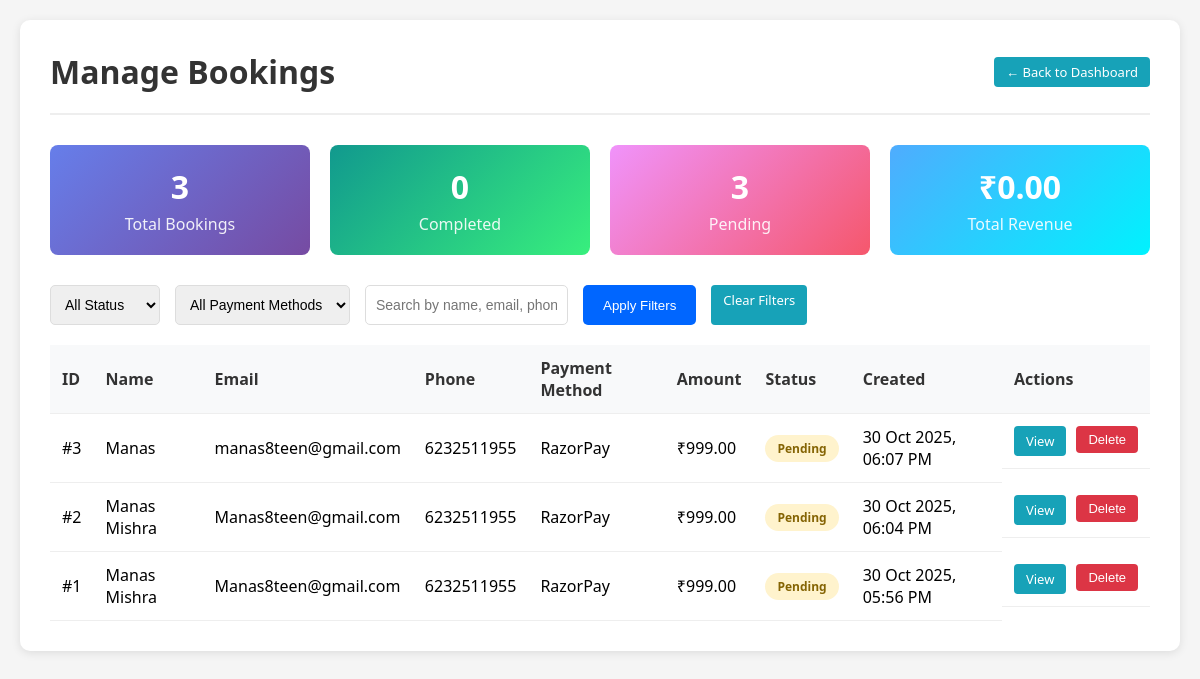
Screenshot of /admin/manage-bookings.php (signed in) with the database file from the repository.
### tables this page shows
CREATE TABLE `book_call` (
  `id` int(11) NOT NULL AUTO_INCREMENT,
  `name` varchar(255) NOT NULL,
  `email` varchar(255) NOT NULL,
  `phone` varchar(20) DEFAULT NULL,
  `enquiry` text DEFAULT NULL,
  `payment_method_id` int(11) DEFAULT NULL,
  `amount` decimal(10,2) DEFAULT NULL,
  `payment_status` enum('pending','completed','failed') DEFAULT 'pending',
  `payment_id` varchar(255) DEFAULT NULL,
  `payment_time` timestamp NOT NULL DEFAULT current_timestamp() ON UPDATE current_timestamp(),
  `calendly_link` varchar(500) DEFAULT NULL,
  `created_at` timestamp NOT NULL DEFAULT current_timestamp(),
  `expiry_time` datetime DEFAULT NULL,
  PRIMARY KEY (`id`)
);

CREATE TABLE `payment_methods` (
  `id` int(11) NOT NULL AUTO_INCREMENT,
  `name` varchar(50) NOT NULL,
  `created_at` timestamp NOT NULL DEFAULT current_timestamp(),
  PRIMARY KEY (`id`)
);

### admin/manage-bookings.php (the view, shortened to what this page needs)
<?php
require_once '../config/config.php';
$page_title = 'Manage Bookings';
$page = isset($_GET['page']) ? (int)$_GET['page'] : 1;
$per_page = 20;
$offset = ($page - 1) * $per_page;
$filter_status = $_GET['status'] ?? 'all';
$filter_payment = $_GET['payment_method'] ?? 'all';
$search = $_GET['search'] ?? '';
$where_clauses = [];
$params = [];
$where_sql = !empty($where_clauses) ? "WHERE " . implode(" AND ", $where_clauses) : "";
$query = "SELECT bc.*, pm.name as payment_method_name
          FROM book_call bc
          LEFT JOIN payment_methods pm ON bc.payment_method_id = pm.id
          $where_sql
          ORDER BY bc.created_at DESC
          LIMIT $per_page OFFSET $offset";
$stmt = $db->prepare($query);
$stmt->execute($params);
$bookings = $stmt->fetchAll();
$stats_query = "SELECT
    COUNT(*) as total,
    SUM(CASE WHEN payment_status = 'completed' THEN 1 ELSE 0 END) as completed,
    SUM(CASE WHEN payment_status = 'pending' THEN 1 ELSE 0 END) as pending,
    SUM(CASE WHEN payment_status = 'failed' THEN 1 ELSE 0 END) as failed,
    SUM(CASE WHEN payment_status = 'completed' THEN amount ELSE 0 END) as total_revenue
    FROM book_call";
$stats = $db->query($stats_query)->fetch();
?>
<!DOCTYPE html>
<html lang="en">
<head>
</head>
<body>
    <div class="container">
        <div class="header">
            <h1><?php echo $page_title; ?></h1>
            <a href="/admin/dashboard.php" class="btn btn-view">← Back to Dashboard</a>
        </div>
        <div class="stats-grid">
            <div class="stat-card">
                <h3><?php echo $stats['total']; ?></h3>
                <p>Total Bookings</p>
            </div>
            <div class="stat-card success">
                <h3><?php echo $stats['completed']; ?></h3>
                <p>Completed</p>
            </div>
            <div class="stat-card warning">
                <h3><?php echo $stats['pending']; ?></h3>
                <p>Pending</p>
            </div>
            <div class="stat-card info">
                <h3>₹<?php echo number_format($stats['total_revenue'], 2); ?></h3>
                <p>Total Revenue</p>
            </div>
        </div>
        <form class="filters" method="GET">
            <select name="status">
                <option value="all" <?php echo $filter_status === 'all' ? 'selected' : ''; ?>>All Status</option>
            </select>
            <select name="payment_method">
                <option value="all" <?php echo $filter_payment === 'all' ? 'selected' : ''; ?>>All Payment Methods</option>
            </select>
            <input type="text" name="search" placeholder="Search by name, email, phone..." value="<?php echo htmlspecialchars($search); ?>">
            <button type="submit">Apply Filters</button>
            <a href="/admin/manage-bookings.php" class="btn btn-view">Clear Filters</a>
        </form>
        <div class="table-container">
            <table>
                <thead>
                    <tr>
                        <th>ID</th>
                        <th>Name</th>
                        <th>Email</th>
                        <th>Phone</th>
                        <th>Payment Method</th>
                        <th>Amount</th>
                        <th>Status</th>
                        <th>Created</th>
                        <th>Actions</th>
                    </tr>
                </thead>
                <tbody>
                    <?php if (empty($bookings)): ?>
                    <tr>
                        <td colspan="9" style="text-align: center; padding: 40px;">No bookings found</td>
                    </tr>
                    <?php else: ?>
                    <?php foreach ($bookings as $booking): ?>
                    <tr>
                        <td>#<?php echo $booking['id']; ?></td>
                        <td><?php echo htmlspecialchars($booking['name']); ?></td>
                        <td><?php echo htmlspecialchars($booking['email']); ?></td>
                        <td><?php echo htmlspecialchars($booking['phone']); ?></td>
                        <td><?php echo htmlspecialchars($booking['payment_method_name']); ?></td>
                        <td>₹<?php echo number_format($booking['amount'], 2); ?></td>
                        <td>
                            <span class="status-badge status-<?php echo $booking['payment_status']; ?>">
                                <?php echo ucfirst($booking['payment_status']); ?>
                            </span>
                        </td>
                        <td><?php echo date('d M Y, h:i A', strtotime($booking['created_at'])); ?></td>
                        <td class="actions">
                            <a href="/admin/view-booking.php?id=<?php echo $booking['id']; ?>" class="btn btn-view">View</a>
                            <form method="POST" style="display: inline;" onsubmit="return confirm('Are you sure?');">
                                <button type="submit" class="btn btn-delete">Delete</button>
                            </form>
                        </td>
                    </tr>
                    <?php endforeach; ?>
                    <?php endif; ?>
                </tbody>
            </table>
        </div>
    </div>
</body>
</html>

### admin/manage-bookings.php (style rules this page uses)
* { margin: 0; padding: 0; box-sizing: border-box; }
body { font-family: 'Segoe UI', Tahoma, Geneva, Verdana, sans-serif; background: #f5f5f5; padding: 20px; }
.container { max-width: 1400px; margin: 0 auto; background: white; border-radius: 10px; padding: 30px; box-shadow: 0 2px 10px rgba(0, 0, 0, 0.1); }
.header { display: flex; justify-content: space-between; align-items: center; margin-bottom: 30px; padding-bottom: 20px; border-bottom: 2px solid #eee; }
.header h1 { color: #333; }
.stats-grid { display: grid; grid-template-columns: repeat(auto-fit, minmax(200px, 1fr)); gap: 20px; margin-bottom: 30px; }
.stat-card { background: linear-gradient(135deg, #667eea 0%, #764ba2 100%); color: white; padding: 20px; border-radius: 8px; text-align: center; }
.stat-card.success { background: linear-gradient(135deg, #11998e 0%, #38ef7d 100%); }
.stat-card.warning { background: linear-gradient(135deg, #f093fb 0%, #f5576c 100%); }
.stat-card.info { background: linear-gradient(135deg, #4facfe 0%, #00f2fe 100%); }
.stat-card h3 { font-size: 32px; margin-bottom: 5px; }
.stat-card p { opacity: 0.9; }
.filters { display: flex; gap: 15px; margin-bottom: 20px; flex-wrap: wrap; }
.filters select, .filters input { padding: 10px; border: 1px solid #ddd; border-radius: 5px; font-size: 14px; }
.filters button { padding: 10px 20px; background: #0066FF; color: white; border: none; border-radius: 5px; cursor: pointer; }
.table-container { overflow-x: auto; }
table { width: 100%; border-collapse: collapse; }
th, td { padding: 12px; text-align: left; border-bottom: 1px solid #eee; }
th { background: #f8f9fa; font-weight: 600; color: #333; }
.status-badge { padding: 5px 12px; border-radius: 20px; font-size: 12px; font-weight: 600; display: inline-block; }
.status-pending { background: #fff3cd; color: #856404; }
.actions { display: flex; gap: 10px; }
.btn { padding: 6px 12px; border: none; border-radius: 4px; cursor: pointer; font-size: 13px; text-decoration: none; display: inline-block; }
.btn-delete { background: #dc3545; color: white; }
.btn-view { background: #17a2b8; color: white; }

### rows the page displays
book_call: id "3", name "Manas", email "manas8teen@gmail.com", phone "6232511955", payment_method.name "RazorPay", amount "999.00", payment_status "Pending", created_at "30 Oct 2025, 06:07 PM"
book_call: id "2", name "Manas Mishra", email "Manas8teen@gmail.com", phone "6232511955", payment_method.name "RazorPay", amount "999.00", payment_status "Pending", created_at "30 Oct 2025, 06:04 PM"
book_call: id "1", name "Manas Mishra", email "Manas8teen@gmail.com", phone "6232511955", payment_method.name "RazorPay", amount "999.00", payment_status "Pending", created_at "30 Oct 2025, 05:56 PM"

### other values shown
$page_title "Manage Bookings"
$stats['total'] "3"
$stats['completed'] "0"
$stats['pending'] "3"
$stats['total_revenue'] "0.00"
